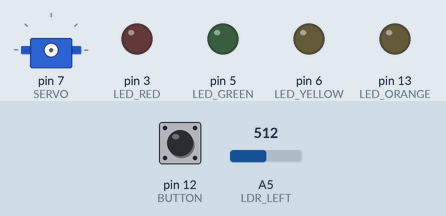
Simulated run of this sketch. Board: Arduino Uno, built with avr-gcc and run on an emulated ATmega328P. Parts: servo, output pins drawn as LEDs (lit = HIGH). The test bench sets the inputs (shaded band); at power-on: pin 12 (BUTTON) HIGH, A5 (LDR_LEFT) = 512.

Above: at 1.0 s.
1.1 s: pin 12 (BUTTON) pulled LOW for 0.15 s
At 1.9 s:
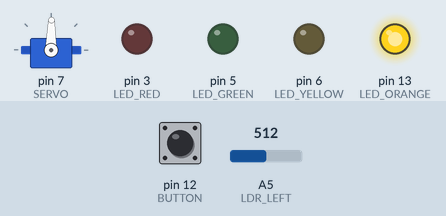
2.7 s: A5 (LDR_LEFT) set to 716
At 3.6 s:
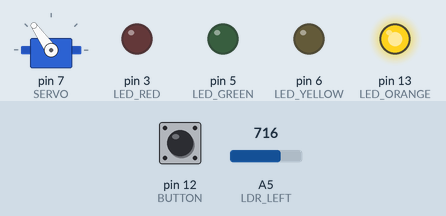
4.2 s: A5 (LDR_LEFT) set to 900
At 4.5 s:
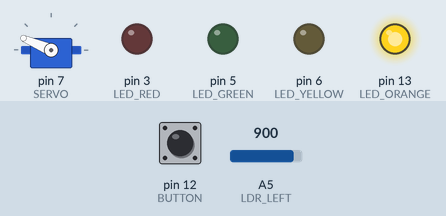
5.7 s: A5 (LDR_LEFT) set to 1023
At 6.9 s:
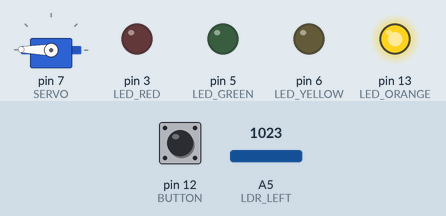
7.2 s: A5 (LDR_LEFT) set to 306
At 8.0 s:
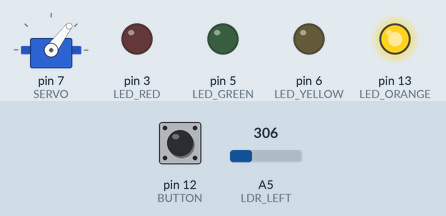
8.7 s: A5 (LDR_LEFT) set to 122
At 9.4 s:
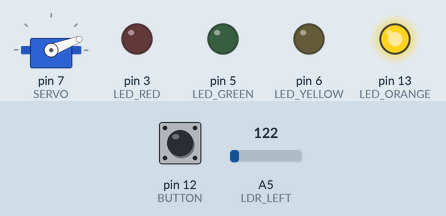
Timing chart, 0 to 11.2 s (numbered marks = the images above; inputs shaded):
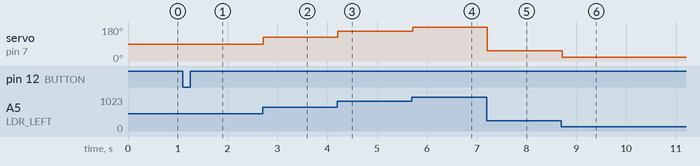

The sketch:

ServoMotor_printshield.ino
```cpp
/*
 Printshield example code

 Author: Carlos Garcia Saura
 July 2012
 */

 #include <Servo.h>

// --- PIN DEFINITIONS ---

#define LED_RED 3      // LED Lights
#define LED_GREEN 5
#define LED_YELLOW 6
#define LED_ORANGE 13

#define BUTTON 12

#define LDR_LEFT A5   // Pins for the light sensors
#define LDR_RIGHT A4

#define SERVO 7

#define IR_1 A0       // Pins for the line sensor (four CNY70)
#define IR_2 A1       // IR_1 right, IR_4 left
#define IR_3 A2
#define IR_4 A3

#define ULTRASONIC_TRIG 2 // Pins for the ultrasonic distance sensor
#define ULTRASONIC_ECHO 4

#define SPEAKER 11


// --- ULTRASONIC SENSOR ---

// Function for initiating the pins used by the ultrasonic distance sensor
void init_pins_distance_sensor() {
  pinMode(ULTRASONIC_ECHO, INPUT);
  pinMode(ULTRASONIC_TRIG, OUTPUT);

  // Trigger pin is set low to avoid innecesary measurements
  digitalWrite(ULTRASONIC_TRIG, LOW);
}

// Function for reading the distance read by the ultrasonic sensor
// Returned value is in centimeters
int read_distance() {
  long duration;

  //This triggers the measurement
  digitalWrite(ULTRASONIC_TRIG, HIGH);
  delayMicroseconds(10);
  digitalWrite(ULTRASONIC_TRIG, LOW);

  //We receive the distance as a pulse length
  duration = pulseIn(ULTRASONIC_ECHO,HIGH);

  //Returns the distance in centimeters.
  return duration /29 / 2 ; //use "74 / 2" for inches
}


// --- LEDs ---

// Function for initiating the pins used by the LEDs
void init_LED_pins() {
  pinMode(LED_RED,OUTPUT);
  pinMode(LED_GREEN,OUTPUT);
  pinMode(LED_YELLOW,OUTPUT);
  pinMode(LED_ORANGE,OUTPUT);
}


// --- BUTTON ---

// Function for initiating the pin used by the button
void init_button_pin() {
  pinMode(BUTTON,INPUT);

  digitalWrite(BUTTON, HIGH); // Enable internal pull-up resistor
}

// Function for reading the button value
// Returns 1 if the button is being pressed, 0 if it is not
int button_is_pressed() {
  return !digitalRead(BUTTON);
}

void wait_until_button_is_pressed() {
  while( button_is_pressed() == 0 ) delay(100);
}

Servo myservo;  // create servo object to control a servo

void setup() {
  // Pin initialization
  init_pins_distance_sensor();
  init_LED_pins();
  init_button_pin();

  // Wait until the button is pressed
  while( button_is_pressed() == 0 ) {
    delay(100);
  }

  myservo.attach(SERVO);

  // We turn on the ORANGE LED so we know our program is running
  digitalWrite(LED_ORANGE, HIGH);
}


/// WRITE YOUR CODE HERE ///
void loop() { // The loop function runs forever
  int val = analogRead(LDR_LEFT);            // reads the value of the potentiometer (value between 0 and 1023)
  val = map(val, 0, 1023, 0, 179);     // scale it to use it with the servo (value between 0 and 180)
  myservo.write(val);                  // sets the servo position according to the scaled value
  delay(15);                           // waits for the servo to get there
}
```

Measured:
- after the input at 1.1 s, pin 13 (LED_ORANGE): LOW → HIGH at once
- after the input at 2.7 s, servo on pin 7 (SERVO): 89° → 125° at once
- after the input at 4.2 s, servo on pin 7 (SERVO): 125° → 157° at once
- after the input at 5.7 s, servo on pin 7 (SERVO): 157° → 179° at once
- after the input at 7.2 s, servo on pin 7 (SERVO): 179° → 53° at once
- after the input at 8.7 s, servo on pin 7 (SERVO): 53° → 21° at once
